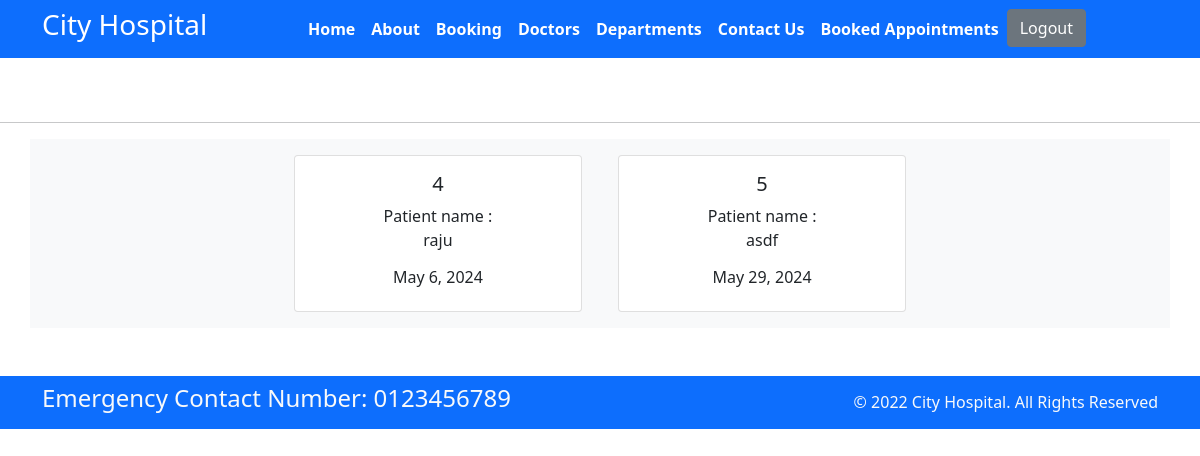
Page /booked/ (signed in) on the committed database.
### home/models.py (models this page shows)
class Booking(models.Model):
    p_name = models.CharField(max_length=255)
    p_phone = models.CharField(max_length=10)
    p_user = models.ForeignKey(User, on_delete=models.CASCADE, null=True)
    p_email = models.EmailField()
    doc_name = models.ForeignKey(Doctors, on_delete=models.CASCADE)
    booking_date = models.DateField()
    booked_on = models.DateField(auto_now=True)

### home/views.py (the view)
# urls.py: path('booked/', views.booked, name='booked'),
def booked(request):
    booked = Booking.objects.all()
    context = {
        'booked_appointments' : booked
    }
    template = "booked.html"
    return render(request, template, context)

### templates/booked.html (shortened to what this page needs)
{% extends 'base.html' %}
{% block content %}
 <hr>
<div class="container text-center bg-light">
    {% for booking in booked_appointments%}
    {% if user.id == booking.p_user.id or user.is_superuser %}
        <div class="card text-center mx-3 my-3" style="width: 18rem; display: inline-block;">
            <div class="card-body">
              <h5 class="card-title">{{booking.id}}</h5>
              Patient name : <p class="card-text">{{booking.p_name}}</p>
              <h6>{{booking.booking_date}}</h6>
            </div>
          </div>
    {% endif %}
    {% endfor %}
</div>
{% endblock %}

### rows in the picture
Booking: id "4", p_name "raju", booking_date "May 6, 2024"
Booking: id "5", p_name "asdf", booking_date "May 29, 2024"
